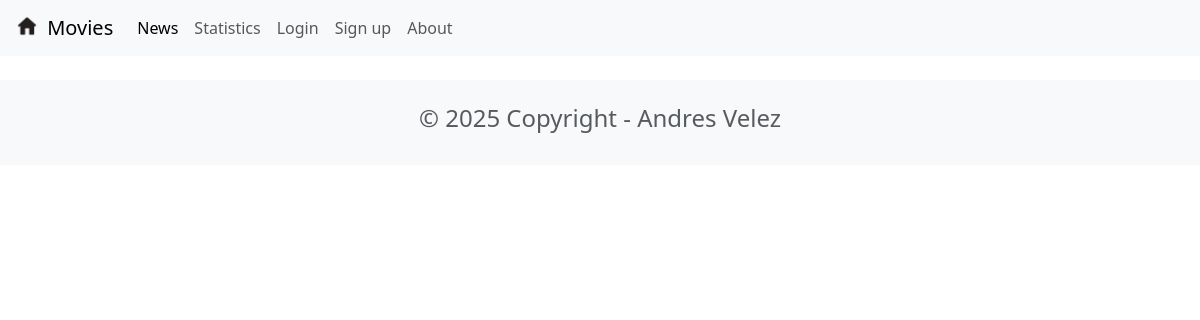
Before: /news/ with the older database file.
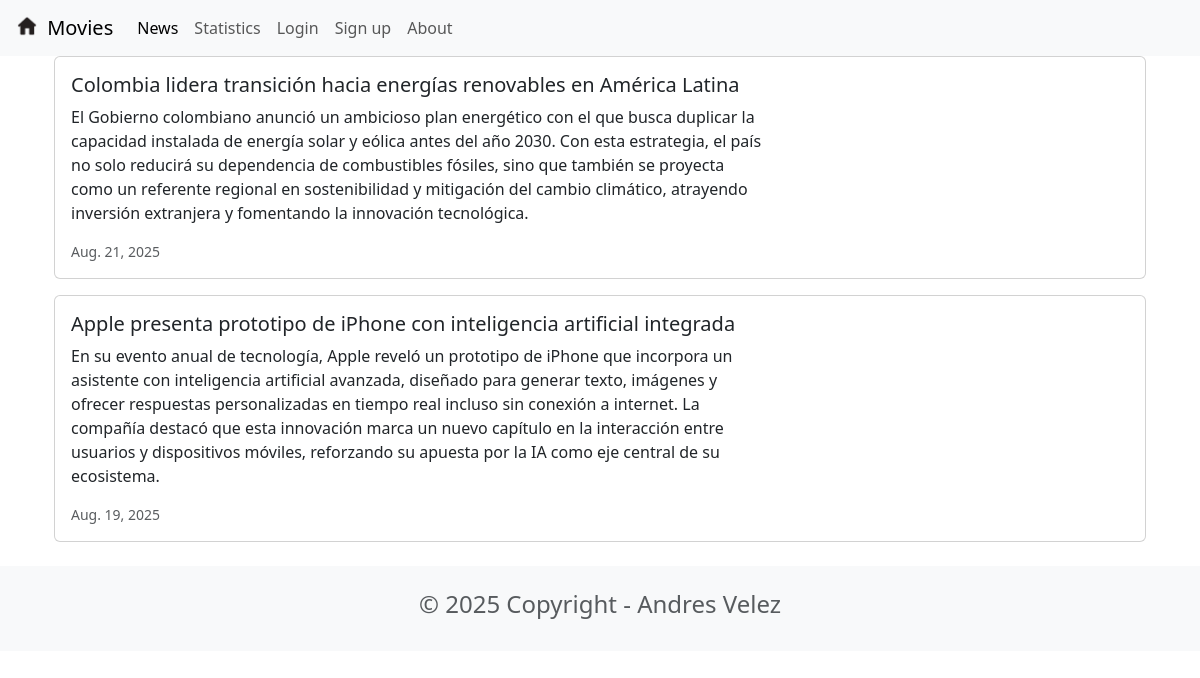
After: the same page with the newer database file.
### news/models.py (models this page shows, shortened)
class News(models.Model):
    headline = models.CharField(max_length=200)
    body = models.TextField()
    date = models.DateField()

### news/views.py (the view)
# urls.py: path('news/', include('news.urls')),
def news(request):
    newss = News.objects.all().order_by('-date')
    return render(request, 'news.html', {'newss': newss})

### news/templates/news.html
{% extends 'base.html' %}
{% block content %}
<div class="container">
    {% for news in newss %}
    <div class="card mb-3">
        <div class="row g-0">
            <div class="col-md-8">
                <div class="card-body">
                    <h5 class="card-title">{{ news.headline }}</h5>
                    <p class="card-text">{{ news.body }}</p>
                    <p class="card-text"><small class="text-muted"> {{ news.date }} </small></p>
                </div>
            </div>
        </div>
    </div>
    {% endfor %}
</div>
{% endblock content %}

### moviereviews/templates/base.html (shortened to what this page needs)
<head>
    <link href="https://cdn.jsdelivr.net/npm/bootstrap@5.3.7/dist/css/bootstrap.min.css" rel="stylesheet"
>
</head>
<nav class="navbar navbar-expand-lg bg-body-tertiary">
    <div class="container-fluid">
        <a class="navbar-brand" href="{% url 'home' %}">
            {% load static %}
            <img src="{% static 'images/home.png' %}" alt="" width="30" height="24"
                class="d-inline-block align-text-top img-fluid" style="object-fit: contain; aspect-ratio: 5/4;" />
            Movies</a>
        <div class="collapse navbar-collapse" id="navbarSupportedContent">
            <ul class="navbar-nav me-auto mb-2 mb-lg-0">
                <li class="nav-item">
                    <a class="nav-link active" aria-current="page" href="{% url 'news' %}">News</a>
                </li>
                <li class="nav-item">
                    <a class="nav-link" href="{% url 'statistics' %}">Statistics</a>
                </li>
                <li class="nav-item">
                    <a class="nav-link" href="#">Login</a>
                </li>
                <li class="nav-item">
                    <a class="nav-link" href="#">Sign up</a>
                </li>
                <li class="nav-item">
                    <a class="nav-link" href="{% url 'about' %}">About</a>
                </li>
            </ul>
        </div>
    </div>
</nav>
<div class="container">
    {% block content %}
    {% endblock content %}
</div>
<footer class="text-center text-lg-start bg-light text-muted mt-4">
    <div class="container">
        <div class="row">
            <div class="text-center p-4">
                <h4>© 2025 Copyright - Andres Velez</h4>
            </div>
        </div>
    </div>
</footer>

Changed rows visible on the page:
added News: headline "Colombia lidera transición hacia energías renovables en América Latina", body "El Gobierno colombiano anunció un ambicioso plan energético con el que busca duplicar la capacidad instalada de energía solar y eólica antes del año 2030. Con esta estrategia, el país no solo reducirá su dependencia de combustibles fósiles, sino que también se proyecta como un referente regional en sostenibilidad y mitigación del cambio climático, atrayendo inversión extranjera y fomentando la innovación tecnológica.", date "Aug. 21, 2025"
added News: headline "Apple presenta prototipo de iPhone con inteligencia artificial integrada", body "En su evento anual de tecnología, Apple reveló un prototipo de iPhone que incorpora un asistente con inteligencia artificial avanzada, diseñado para generar texto, imágenes y ofrecer respuestas personalizadas en tiempo real incluso sin conexión a internet. La compañía destacó que esta innovación marca un nuevo capítulo en la interacción entre usuarios y dispositivos móviles, reforzando su apuesta por la IA como eje central de su ecosistema.", date "Aug. 19, 2025"
